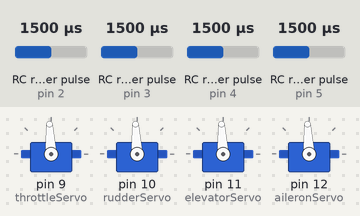
A sketch run on a simulated Arduino Uno, built with avr-gcc and run on an emulated ATmega328P. On the bench: 4 × servo. Wiring (inferred from the names in the program): 4 × RC receiver channel: data pin 2 / data pin 3 / data pin 4 / data pin 5. Inputs (shaded band) come from the test bench; at power-on: RC receiver pulse (sensors on pin 2, pin 3, pin 4, pin 5) 1500 µs.

Above: at 1.2 s.
1.3 s: RC receiver pulse (sensor on pin 2) set to 1020 µs
At 2.1 s:
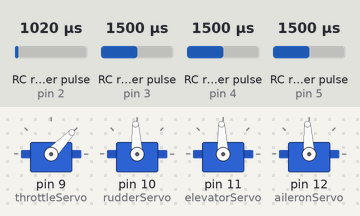
2.8 s: RC receiver pulse (sensor on pin 3) set to 1020 µs
At 3.2 s:
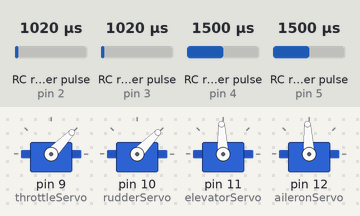
4.3 s: RC receiver pulse (sensor on pin 4) set to 1020 µs
At 5.5 s:
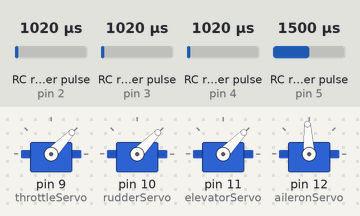
5.8 s: RC receiver pulse (sensor on pin 5) set to 1020 µs
At 6.7 s:
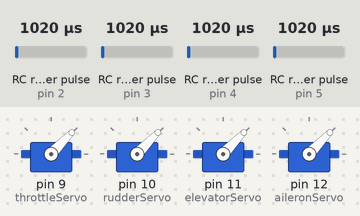
7.3 s: RC receiver pulse (sensor on pin 2) set to 1250 µs
At 7.8 s:
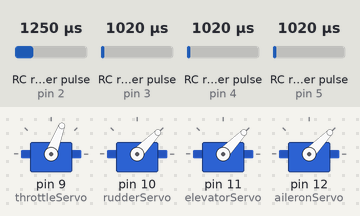
8.8 s: RC receiver pulse (sensor on pin 3) set to 1250 µs
At 10.2 s:
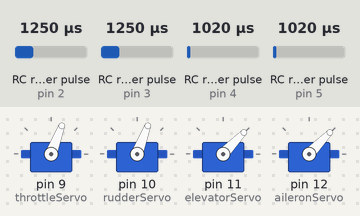
Timing chart, 0 to 11.3 s (numbered marks = the images above; inputs shaded):
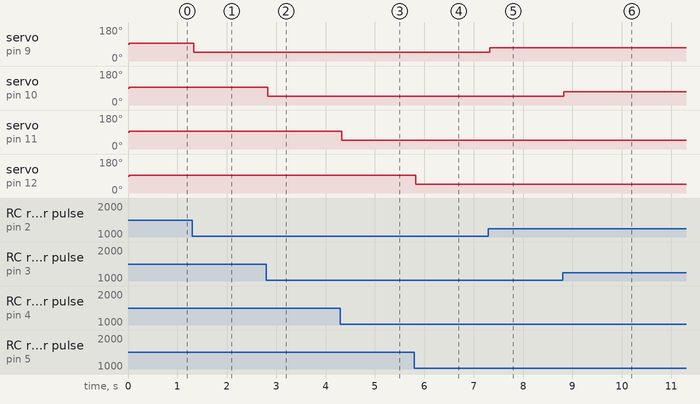

Measured:
- after the input at 1.3 s, servo on pin 9 (throttleServo): 93° → 46° at once
- after the input at 2.8 s, servo on pin 10 (rudderServo): 93° → 46° at once
- after the input at 4.3 s, servo on pin 11 (elevatorServo): 93° → 46° at once
- after the input at 5.8 s, servo on pin 12 (aileronServo): 93° → 46° at once
- after the input at 7.3 s, servo on pin 9 (throttleServo): 46° → 69° at once
- after the input at 8.8 s, servo on pin 10 (rudderServo): 46° → 69° at once

The sketch:

sketch_jun25a.ino
```cpp
// RC Plane Control with Arduino UNO or Nano
// Channels: Rudder, Elevator, Throttle, Aileron (4 CH)

#include <Servo.h>

Servo throttleServo;
Servo rudderServo;
Servo elevatorServo;
Servo aileronServo;

// Connect receiver outputs to these pins
const int throttlePin = 2;
const int rudderPin   = 3;
const int elevatorPin = 4;
const int aileronPin  = 5;

void setup() {
  throttleServo.attach(9);   // ESC/Throttle
  rudderServo.attach(10);    // Rudder servo
  elevatorServo.attach(11);  // Elevator servo
  aileronServo.attach(12);   // Aileron servo

  pinMode(throttlePin, INPUT);
  pinMode(rudderPin, INPUT);
  pinMode(elevatorPin, INPUT);
  pinMode(aileronPin, INPUT);

  Serial.begin(9600);
}

void loop() {
  int throttleVal = pulseIn(throttlePin, HIGH, 25000);
  int rudderVal   = pulseIn(rudderPin, HIGH, 25000);
  int elevatorVal = pulseIn(elevatorPin, HIGH, 25000);
  int aileronVal  = pulseIn(aileronPin, HIGH, 25000);

  if (throttleVal > 1000 && throttleVal < 2000) {
    throttleServo.writeMicroseconds(throttleVal);
  }
  if (rudderVal > 1000 && rudderVal < 2000) {
    rudderServo.writeMicroseconds(rudderVal);
  }
  if (elevatorVal > 1000 && elevatorVal < 2000) {
    elevatorServo.writeMicroseconds(elevatorVal);
  }
  if (aileronVal > 1000 && aileronVal < 2000) {
    aileronServo.writeMicroseconds(aileronVal);
  }

  delay(10);
}
```
